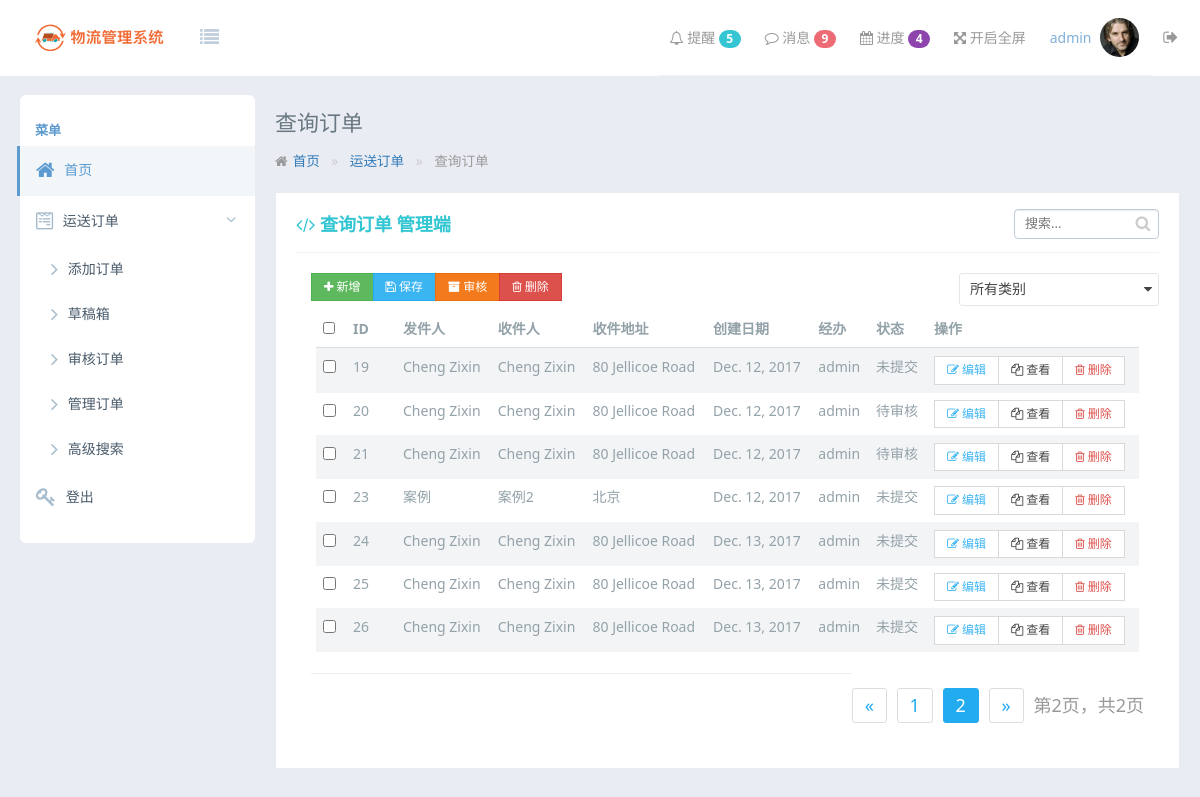
Screenshot of /order/track/?page=2 (signed in) with the database file from the repository.
### ShipmentOrder/models.py (models this page shows)
class ShipmentOrder(models.Model):
    sender = models.CharField(null=False, verbose_name='发货人', max_length=256)
    from_address = models.CharField(null=False, verbose_name='发出地地址', max_length=256)
    sender_contact = models.CharField(null=False, verbose_name='发货人联系电话', max_length=256)
    receiver = models.CharField(null=False, verbose_name='收货人', max_length=256)
    to_address = models.CharField(null=False, verbose_name='到达地地址', max_length=256)
    receiver_contact = models.CharField(null=False, verbose_name='收货人联系电话', max_length=256)
    collectFee = models.FloatField(default=0, verbose_name='接货费')
    sendFee = models.FloatField(default=0, verbose_name='送货费')
    paymentOnAccountFreight = models.FloatField(default=0, verbose_name='垫付运费')
    transitFee = models.FloatField(default=0, verbose_name='中转费')
    installFee = models.FloatField(default=0, verbose_name='装卸费')
    storeFee = models.FloatField(default=0, verbose_name='保管费')
    insuranceFee = models.FloatField(default=0, verbose_name='保价费')
    freight = models.FloatField(default=0, verbose_name='运费')
    packingFee = models.FloatField(default=0, verbose_name='包装费')
    totalPrice = models.FloatField(default=0, verbose_name='总价')
    mode = models.CharField(null=False, verbose_name='运输方式', max_length=256)
    comments = models.CharField(verbose_name='备注', max_length=256)
    create_date = models.DateField(verbose_name='创建时间', null=False)
    handle = models.ForeignKey(User, null=False, verbose_name='经办')
    status = models.IntegerField(null=False, default=0, verbose_name="状态")  # 0:未提交， 1:待审核， 2:审核通过， 3:已完成

### ShipmentOrder/views.py (the view)
# urls.py: url(r'^order/track/$', order_view.track_order_manager, name="track_order_manager"),
@csrf_exempt
@login_required(login_url='/error/not-logged-in/')
def track_order_manager(request):
    page = request.GET.get('page')
    order_list = ShipmentOrder.objects.all()
    paginator = Paginator(order_list, 10)
    try:
        order = paginator.page(page)
    except PageNotAnInteger:
        order = paginator.page(1)
    except EmptyPage:
        order = paginator.page(paginator.num_pages)
    return render(request, "order/trackorder-manager.html", {'order': order})

### templates/order/trackorder-manager.html (shortened to what this page needs)
{% extends 'master.html' %}
{% block body %}
    <div class="tpl-content-wrapper">
        <div class="tpl-content-page-title">
                查询订单
        </div>
        <ol class="am-breadcrumb">
                <li><a href="#" class="am-icon-home">首页</a></li>
                <li><a href="#">运送订单</a></li>
                <li class="am-active">查询订单</li>
            </ol>
        <div class="tpl-portlet-components">
            <div class="portlet-title">
                <div class="caption font-green bold">
                    <span class="am-icon-code"></span> 查询订单 管理端
                </div>
                <div class="tpl-portlet-input tpl-fz-ml">
                <div class="portlet-input input-small input-inline">
                    <div class="input-icon right">
                        <i class="am-icon-search"></i>
                        <input type="text" class="form-control form-control-solid" placeholder="搜索...">
                    </div>
                </div>
            </div>
            </div>
            <div class="tpl-block">
                <div class="am-g">
                    <div class="am-u-sm-12 am-u-md-6">
                    <div class="am-btn-toolbar">
                        <div class="am-btn-group am-btn-group-xs">
                            <button type="button" class="am-btn am-btn-default am-btn-success"><span class="am-icon-plus"></span> 新增</button>
                            <button type="button" class="am-btn am-btn-default am-btn-secondary"><span class="am-icon-save"></span> 保存</button>
                            <button type="button" class="am-btn am-btn-default am-btn-warning"><span class="am-icon-archive"></span> 审核</button>
                            <button type="button" class="am-btn am-btn-default am-btn-danger"><span class="am-icon-trash-o"></span> 删除</button>
                        </div>
                    </div>
                </div>
                    <div align="right">
                    </div>
                </div>
                <div class="am-g">
                    <div class="am-u-sm-12">
                        <form class="am-form">
                            <table class="am-table am-table-striped am-table-hover table-main">
                                <thead>
                                <tr>
                                    <th class="table-check"><input type="checkbox" class="tpl-table-fz-check"></th>
                                    <th class="table-id">ID</th>
                                    <th class="table-title">发件人</th>
                                    <th class="table-type">收件人</th>
                                    <th class="table-author am-hide-sm-only">收件地址</th>
                                    <th class="table-date am-hide-sm-only">创建日期</th>
                                    <th class="table-date am-hide-sm-only">经办</th>
                                    <th class="table-date am-hide-sm-only">状态</th>
                                    <th class="table-set">操作</th>
                                </tr>
                                </thead>
                                <tbody>
                                {% for item in order %}
                                <tr>
                                    <td><input type="checkbox"></td>
                                    <td>{{ item.id }}</td>
                                    <td>{{ item.sender }}</td>
                                    <td>{{ item.receiver }}</td>
                                    <td>{{ item.to_address }}</td>
                                    <td>{{ item.create_date }}</td>
                                    <td>{{ item.handle.username }}</td>
                                    <td>
                                        {% if item.status == 0 %}
                                            未提交
                                        {% endif %}
                                        {% if item.status == 1 %}
                                            待审核
                                        {% endif %}
                                    </td>
                                    <td>
                                        <div class="am-btn-toolbar">
                                            <div class="am-btn-group am-btn-group-xs">
                                                <button class="am-btn am-btn-default am-btn-xs am-text-secondary"><span class="am-icon-pencil-square-o"></span> 编辑</button>
                                                <button class="am-btn am-btn-default am-btn-xs am-hide-sm-only"><span class="am-icon-copy"></span> 查看</button>
                                                <button class="am-btn am-btn-default am-btn-xs am-text-danger am-hide-sm-only"><span class="am-icon-trash-o"></span> 删除</button>
                                            </div>
                                        </div>
                                    </td>
                                </tr>
                                {% endfor %}
                                </tbody>
                            </table>
                            <nav >
                                <div class="am-fr">
                                    <ul class="am-pagination tpl-pagination">
                                        <li>
                                        {% if order.has_previous %}
                                            <a href="?page={{ order.previous_page_number }}" class="active">&laquo;</a>
                                        {% endif %}
                                        </li>
                                        <li>
                                            {% for i in order.paginator.page_range %}
                                                <li {% if order.number == i %}class="am-active"{% endif %}>
                                                    <a href="?page={{ i }}">{{ i }}
                                                    </a>
                                                </li>
                                            {% endfor %}
                                        </li>
                                        <li>
                                            {% if not order.has_next %}
                                                <a href="" >&raquo;</a>
                                            {% endif %}
                                        </li>
                                        <li>
                                            第{{ order.number }}页，共{{ order.paginator.num_pages }}页
                                        </li>
                                    </ul>
                                </div>
                            </nav>
                            <hr>
                        </form>
                    </div>
                </div>
            </div>
        </div>
    </div>
{% endblock %}

### templates/master.html (shortened to what this page needs)
<!DOCTYPE html>
<head>
    {% load static %}
    <link rel="stylesheet" href="{% static "css/amazeui.min.css" %}">
    <link rel="stylesheet" href="{% static "css/admin.css" %}">
    <link rel="stylesheet" href="{% static "css/app.css" %}">
</head>
<body>
<header class="am-topbar am-topbar-inverse admin-header">
    <div class="am-topbar-brand">
        <a href="javascript:;" class="tpl-logo">
            <img src="{% static "img/logo.png" %}" alt="">
        </a>
    </div>
    <div class="am-icon-list tpl-header-nav-hover-ico am-fl am-margin-right">
    </div>
    <div class="am-collapse am-topbar-collapse" id="topbar-collapse">
        <ul class="am-nav am-nav-pills am-topbar-nav am-topbar-right admin-header-list tpl-header-list">
            <li class="am-dropdown" data-am-dropdown="" data-am-dropdown-toggle="">
                <a class="am-dropdown-toggle tpl-header-list-link" href="javascript:;">
                    <span class="am-icon-bell-o"></span> 提醒 <span class="am-badge tpl-badge-success am-round">5</span>
                </a>
            </li>
            <li class="am-dropdown" data-am-dropdown="" data-am-dropdown-toggle="">
                <a class="am-dropdown-toggle tpl-header-list-link" href="javascript:;">
                    <span class="am-icon-comment-o"></span> 消息 <span class="am-badge tpl-badge-danger am-round">9</span>
                </a>
            </li>
            <li class="am-dropdown" data-am-dropdown="" data-am-dropdown-toggle="">
                <a class="am-dropdown-toggle tpl-header-list-link" href="javascript:;">
                    <span class="am-icon-calendar"></span> 进度 <span class="am-badge tpl-badge-primary am-round">4</span>
                </a>
            </li>
            <li class="am-hide-sm-only"><a href="javascript:;" id="admin-fullscreen" class="tpl-header-list-link"><span class="am-icon-arrows-alt"></span> <span class="admin-fullText">开启全屏</span></a></li>
            <li class="am-dropdown" data-am-dropdown="" data-am-dropdown-toggle="">
                <a class="am-dropdown-toggle tpl-header-list-link" href="javascript:;">
                    <span class="tpl-header-list-user-nick">{{ user.username }}</span><span class="tpl-header-list-user-ico"> <img src="assets/img/user01.png"></span>
                </a>
            </li>
            <li><a onclick="location.href='{% url 'logout' %}'" class="tpl-header-list-link"><span class="am-icon-sign-out tpl-header-list-ico-out-size"></span></a></li>
        </ul>
    </div>
</header>
<div class="tpl-page-container tpl-page-header-fixed">
    <div class="tpl-left-nav tpl-left-nav-hover">
        <div class="tpl-left-nav-title">
            菜单
        </div>
        <div class="tpl-left-nav-list">
            <ul class="tpl-left-nav-menu">
                <li class="tpl-left-nav-item">
                    <a href="{% url 'load_index' %}" class="nav-link active">
                        <i class="am-icon-home"></i>
                        <span>首页</span>
                    </a>
                </li>
                <li class="tpl-left-nav-item">
                    <a href="javascript:;" class="nav-link tpl-left-nav-link-list">
                        <i class="am-icon-wpforms"></i>
                        <span>运送订单</span>
                        <i class="am-icon-angle-right tpl-left-nav-more-ico am-fr am-margin-right tpl-left-nav-more-ico-rotate"></i>
                    </a>
                    <ul class="tpl-left-nav-sub-menu" style="display: block;">
                        <li>
                            <a href="{% url 'add_order_stage_one' %}">
                                <i class="am-icon-angle-right"></i>
                                <span>添加订单</span>
                            </a>
                            <a href="{% url 'track_order_manager' %}" onclick="clearSearch()">
                                <i class="am-icon-angle-right"></i>
                                <span>草稿箱</span>
                            </a>
                            <a href="{% url 'track_order_manager' %}" onclick="clearSearch()">
                                <i class="am-icon-angle-right"></i>
                                <span>审核订单</span>
                            </a>
                            <a href="{% url 'track_order_manager' %}" onclick="clearSearch()">
                                <i class="am-icon-angle-right"></i>
                                <span>管理订单</span>
                            </a>
                            <a href="{% url 'track_order_search_advanced' %}">
                                <i class="am-icon-angle-right"></i>
                                <span>高级搜索</span>
                            </a>
                        </li>
                    </ul>
                </li>
                <li class="tpl-left-nav-item">
                    <a onclick="location.href='{% url 'logout' %}'" class="nav-link tpl-left-nav-link-list">
                        <i class="am-icon-key"></i>
                        <span>登出</span>
                    </a>
                </li>
            </ul>
        </div>
    </div>
    {% block body %}
    {% endblock %}
</div>
</body>

### static/css/admin.css (style rules this page uses)
html, body { height: 100%; overflow: hidden; }
ul { margin-top: 0; }
.admin-header { position: fixed; top: 0; left: 0; right: 0; z-index: 1500; font-size: 1.4rem; margin-bottom: 0; }
.table-main { font-size: 1.4rem; padding: .5rem; }
.table-main button { background: #fff; }
.table-check { width: 30px; }
.table-id { width: 50px; }

### rows the page displays
ShipmentOrder: id "19", sender "Cheng Zixin", receiver "Cheng Zixin", to_address "80 Jellicoe Road", create_date "Dec. 12, 2017", handle.username "admin", status "未提交"
ShipmentOrder: id "20", sender "Cheng Zixin", receiver "Cheng Zixin", to_address "80 Jellicoe Road", create_date "Dec. 12, 2017", handle.username "admin", status "待审核"
ShipmentOrder: id "21", sender "Cheng Zixin", receiver "Cheng Zixin", to_address "80 Jellicoe Road", create_date "Dec. 12, 2017", handle.username "admin", status "待审核"
ShipmentOrder: id "23", sender "案例", receiver "案例2", to_address "北京", create_date "Dec. 12, 2017", handle.username "admin", status "未提交"
ShipmentOrder: id "24", sender "Cheng Zixin", receiver "Cheng Zixin", to_address "80 Jellicoe Road", create_date "Dec. 13, 2017", handle.username "admin", status "未提交"
ShipmentOrder: id "25", sender "Cheng Zixin", receiver "Cheng Zixin", to_address "80 Jellicoe Road", create_date "Dec. 13, 2017", handle.username "admin", status "未提交"
ShipmentOrder: id "26", sender "Cheng Zixin", receiver "Cheng Zixin", to_address "80 Jellicoe Road", create_date "Dec. 13, 2017", handle.username "admin", status "未提交"

### other values shown
{{ user.username }} "admin"
{{ i }} "1" "2"
{{ order.number }} "2"
{{ order.paginator.num_pages }} "2"
